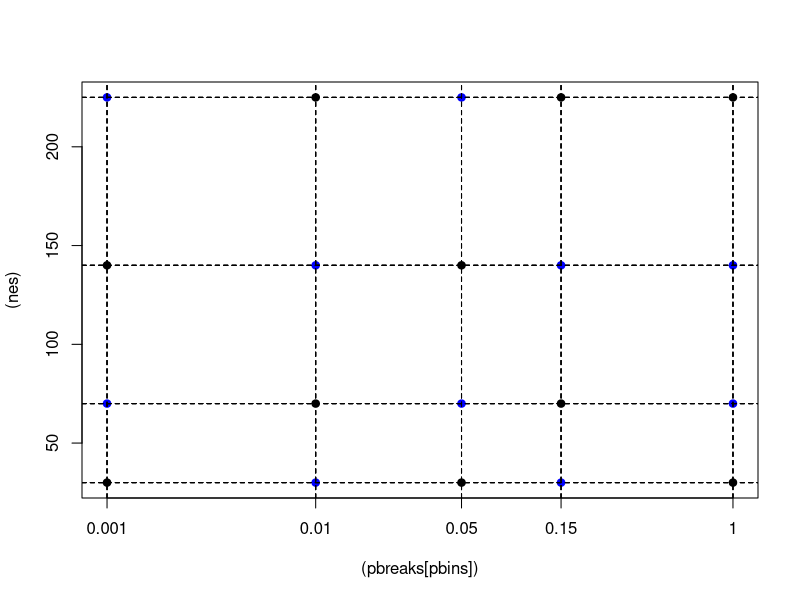
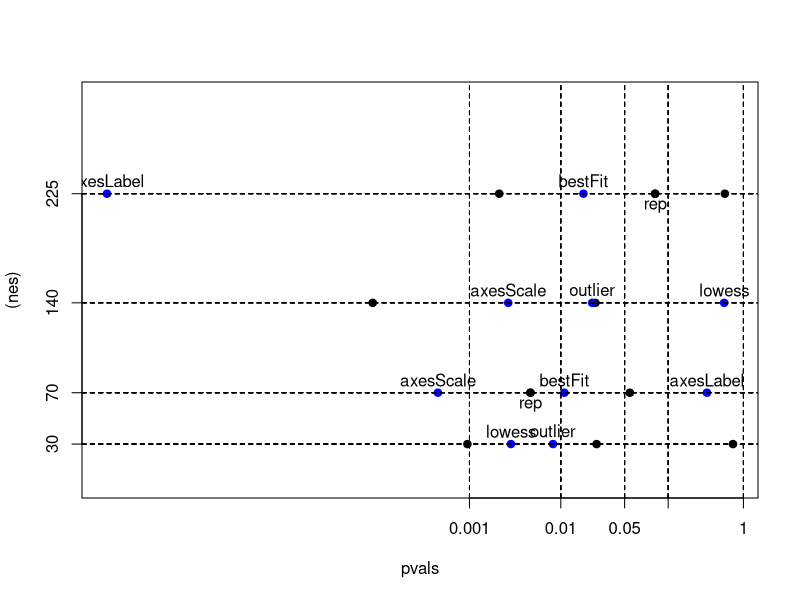

Recreate these plots in R, in order.
#Generate all the data for the plots
#it will get saved, then called back in and cycled through
#Here we're focusing on the game!

set.seed(234092)

#Intro question:
setwd("/Users/aaronfisher/Documents/JH/EDA Versions/Sourcetree EDA Git Repo/SURVEY")
nreps<-20 #In the standard method, not used for the survey questions, we would end up with twice as many graphs, half of which will be plain and half will have fancy twists.
#HOWEVER, here we don't double it, we just make the second half have specific pres styles later on.
#also there will be replicates, so really there will be more like nreps*2.1 plots
#first we generate these nreps values, then we double up by adding another set of the same graphs, but this time with fancy presentations
#five plots will be a separate question
pbreaks<-c(.001,.01,.05,.15,1)
pbins<-rep(1:5,length=nreps)
nes<-c(30,70,140,225,225,140,225,30,70,30,70,140,70,30,70,225,30,225,140,140)
cbind(nes[1:5],nes[6:10],nes[11:15],nes[16:20])
xes<-matrix(nrow=nreps,ncol=max(nes)) #NOTE some rows will have NA values because of the different nes variable values.
yes<-matrix(nrow=nreps,ncol=max(nes))
pvals<-1 #initialize variables
tvals<-1

plot((pbreaks[pbins]),(nes),pch=19,log='x',xaxt='n',col=rep(c('black','blue'),c(10,11)))
axis(side=1,pbreaks,at=pbreaks)
abline(v=pbreaks[pbins],lty=2)
abline(h=nes,lty=2)

#First generate baseline data
#then add presentation data (same data + presentaion vector)
#then change data for when the twist is adding an outlier
#then add replicates of all of the vector to see how consistent people are on the exact same stuff

for(i in 1:nreps){
	tryagain<-T
	if(i %in% c(1:100*nreps/100)) print(i)
	while(tryagain){ #to ENSURE that we get a good mix of p-value ranges
		#get t close to what we want
		t<-qnorm(pbreaks[pbins[i]],mean=0,sd=1,lower.tail=F)
		if(abs(t)>5)t<-0 #guards against when the bin is 1, and quantile has infinite size
		n<-nes[i]
		x<-rnorm(n)
		e<-rnorm(n)
		bhat<-t*sd(e)/(sqrt(n)*sd(x))
		if(pbins[i]>=5 & sample(c(2,2,1),1)==2) bhat<-0 #sometimes generate it actually from a null
		y<-x*bhat*sample(c(-1,1),1)+e

		tvals[i]<-summary(lm(y~x))$coeff[2,3]
		pvals[i]<-summary(lm(y~x))$coeff[2,4]
		xes[i,1:n]<-x
		yes[i,1:n]<-y

		pi<-pvals[i]
		bini<-min(which(pi<pbreaks))
		if(bini==pbins[i]) tryagain<-F
	}	
	#plot(x,y,main=n)
	#readline(prompt='go')
}


###############################################
#add same plot with new presentation style

npres<-10
pres<-c(rep('plain',length=10),c('outlier','lowess','bestFit','axesScale','axesLabel')[c(4,4,3,1,5,5,2,3,1,2)])
cbind(pres,pbreaks,nes)

#THIS IS NO LONGER HOW YOU MAKE DATA FOR THE SURVEY!!!!!!!
#NOW THE VECTORS ARE SET APRIORI AT THEIR FULL SIZE, THEY AREN'T DOUBLED LATER.
#Double check to make sure you didn't already do it
#if(dim(xes)[1]==nreps){
	#nes<-c(nes,nes[1:npres])
	#pbreaks<-c(pbreaks,pbreaks[1:npres])
	#pbins<-c(pbins,pbins[1:npres])
	#xes<-rbind(xes,xes[1:npres,])
	#yes<-rbind(yes,yes[1:npres,])
	#pvals<-c(pvals,pvals[1:npres])
	#tvals<-c(tvals,tvals[1:npres])
#}
#origPlot<-c(1:nreps,1:npres)

################################################
#Fix those that now get an extra outlier
#add it one sd above the max x and max y, or w/e is appropriate for the right corner
for(i in which(pres=='outlier')){
	n<-nes[i]
	#grab the middle point from x and y
	mx<-rep(mean(x),n)
	my<-rep(mean(y),n)
	x<-xes[i,1:n]
	y<-yes[i,1:n]
	distvec<-sqrt((mx-x)^2+(my-y)^2)
	switch<-which(distvec==min(distvec))
	
	#should we add it to the top of the graph or the bottom?
	updown<-sample(c('up','down'),1)
	#tval conveys if the best fit line is pos or neg
	if(updown=='down' & tvals[i]<1) {
		x[switch]<-max(x)+sd(x)
		y[switch]<-min(y)-sd(y)
	}
	if(updown=='down' & tvals[i]>1) {
		x[switch]<-min(x)-sd(x)
		y[switch]<-min(y)-sd(y)
	}
	if(updown=='up' & tvals[i]<1) {
		x[switch]<-min(x)-sd(x)
		y[switch]<-max(y)+sd(y)
	}
	if(updown=='up' & tvals[i]>1) {
		x[switch]<-max(x)+sd(x)
		y[switch]<-max(y)+sd(y)
	}

	tvals[i]<-summary(lm(y~x))$coeff[2,3]
	pvals[i]<-summary(lm(y~x))$coeff[2,4]
	xes[i,1:n]<-x
	yes[i,1:n]<-y
}

################################################
#also add replicates!
#Repeat numbers 2 and 4
nreplicates<-2
whichrep<-c(2,4)
if(dim(xes)[1]==nreps){
	nes<-c(nes,nes[whichrep])
	pbins<-c(pbins,pbins[whichrep])
	xes<-rbind(xes,xes[whichrep,])
	yes<-rbind(yes,yes[whichrep,])
	pvals<-c(pvals,pvals[whichrep])
	tvals<-c(tvals,tvals[whichrep])
	pres<-c(pres,pres[whichrep])
	#origPlot<-c(origPlot,origPlot[whichrep]) ## used when there's overlaping data between plain and styled
}
beforeRep<-c(1:(nreps*2),whichrep)
#beforeRep has 20 unique values, and 2 indexes at the end refering to the original index of the graphs that are replicated

plot(pvals,(nes),pch=19,log='x',xaxt='n',yaxt='n',col=c('blue','black')[(pres=='plain')+1],ylim=c(0,300))
axis(side=1,pbreaks,at=pbreaks)
axis(side=2,unique(nes),at=unique(nes))
abline(v=pbreaks[pbins],lty=2)
abline(h=nes,lty=2)
text(pvals[pres!="plain"],nes[pres!="plain"]+10,pres[pres!="plain"])
text(pvals[whichrep],nes[whichrep]-10,"rep")

save(list=c('xes','yes','nreps','pbins','pvals','tvals','nes','pres','whichrep','beforeRep','nreplicates'),file='data_for_1plots_pilot.RData')

